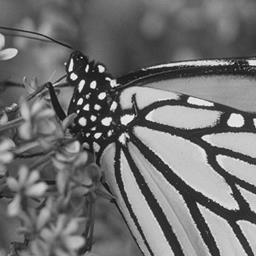
%> input picture images/0.jpg, 256 x 256 px
$ octave --eval "main6_6;"   (GNU Octave 9; MATLAB toolbox functions it lacks are replaced by stand-ins)
%> lines starting %> are read from the running program, lines starting %| are printed output that depends on the picture
function main6_6()
    % Memilih citra
    imgId = input('Masukkan nama file gambar: ', 's');
%> the answer given: ../images/0.jpg
    basepath = '../images/';
    img = imread(strcat(basepath, imgId));
%> img is the input picture: size 256x256x3 uint8; min 0, max 254, mean 112.5

    % Jika gambar adalah RGB, konversi ke grayscale
    if size(img, 3) == 3
        f = rgb2gray(img);
    else
        f = img;
    end

    % Lakukan transformasi Fourier
    F = fft2(f);
    F = fftshift(F); % Pindahkan asal transformasi ke pusat
    S2 = log(1 + abs(F)); % Hitung magnitudo dan gunakan log untuk menerangi tampilan
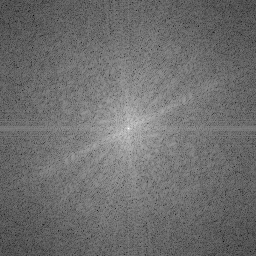
%> S2: size 256x256 double; min 1.32, max 15.81, mean 7.6; drawn with min black and max white

    % Buang frekuensi yang mengganggu (Notch Filter berbentuk blok)
    % Definisikan area frekuensi yang akan di-nol-kan (dihilangkan)
    cols = [1, 101, 201, 301, 401, 501, 601, 701, 801, 901, 1000];
    rows1 = [1, 134, 267, 400, 533, 666];
    rows2 = [68, 201, 334, 467, 600];

    rad = 9;

    for j = cols(2:end-1)
        for i = 1:666
            if j == 501
                if abs(i-333) > 20
                    F(i, j-1:j+1) = 0;
                end
            end
        end
    end

    for j = 1:length(cols)
        if mod(j, 2) == 1
            current_rows = rows1;
        else
            current_rows = rows2;
        end

        col_index = cols(j);

        for row = current_rows
            if row == 334 && col_index == 501
            else
                row_start = max(row - rad, 1);
                row_end = min(row + rad, size(F, 1));

                if col_index == 1
                    F(row_start:row_end, col_index:col_index + rad) = 0;
                elseif col_index == 1000
                    F(row_start:row_end, col_index - rad:col_index) = 0;
                else
                    F(row_start:row_end, col_index - rad:col_index) = 0;
                end
            end
        end
    end
%> after the loop, current_rows = [1 134 267 400 533 666]; row_end = 666; row_start = 657

    % Hasil Fourier setelah *notch filter*
    S2_filtered = log(1 + abs(F));
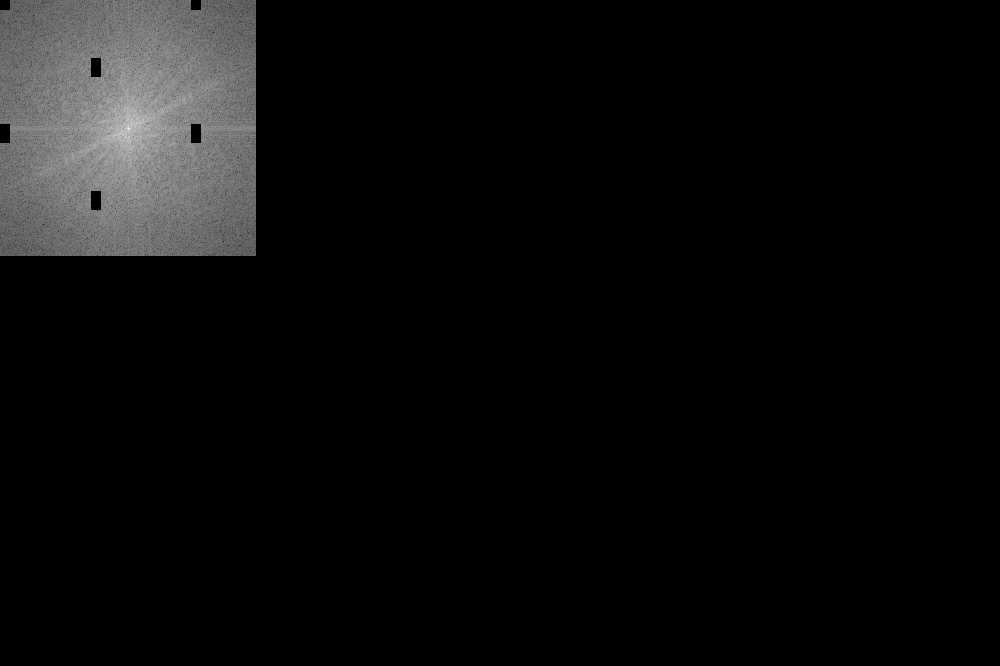
%> S2_filtered: size 666x1000 double; min 0, max 15.81, mean 0.737; drawn with min black and max white

    % Ambil bagian real dari inverse FFT of G
    G = real(ifft2(ifftshift(F))); % Terapkan inverse Fourier Transform
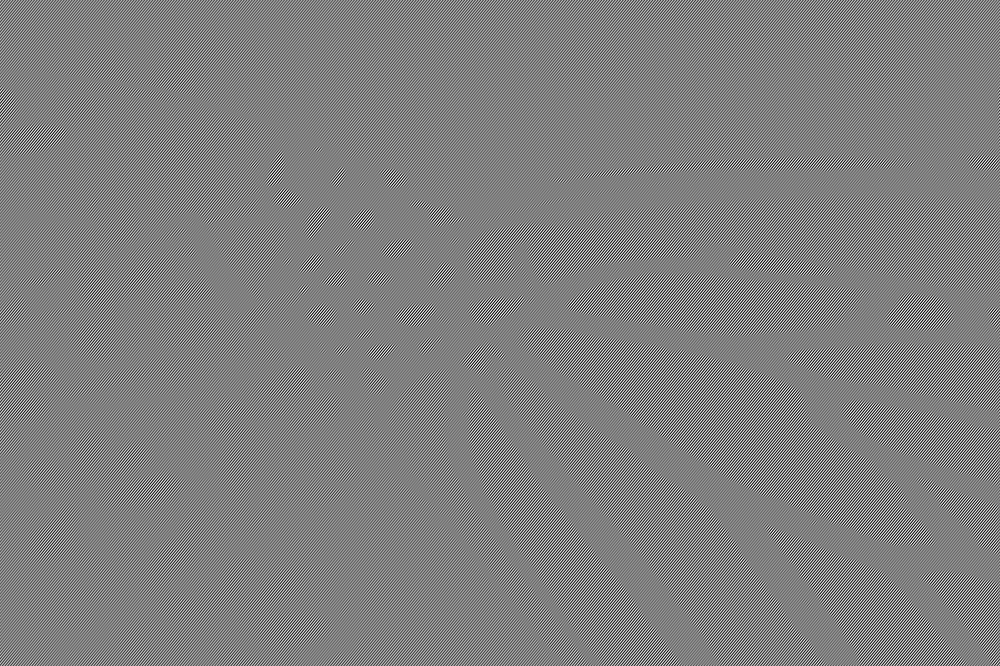
%> G: size 666x1000 double; min -25.02, max 24.78, mean 0; drawn with min black and max white

    % Buat subplot untuk menampilkan semua citra
    figure('Position', [100, 100, 800, 800]);

    % Tampilkan citra asli
    subplot(2, 2, 1);
    imshow(f, []); title('Citra Input');

    % Tampilkan spektrum Fourier sebelum *notch filter*
    subplot(2, 2, 2);
    imshow(S2, []); title('Fourier Spectrum Sebelum Notch Filter');

    % Tampilkan spektrum Fourier setelah *notch filter*
    subplot(2, 2, 3);
    imshow(S2_filtered, []); title('Fourier Spectrum Setelah Notch Filter');

    % Tampilkan hasil akhir setelah penerapan *notch filter*
    subplot(2, 2, 4);
    imshow(G, []); title('Citra Output Setelah Notch Filter');
end

$ run again, on images/10.jpg
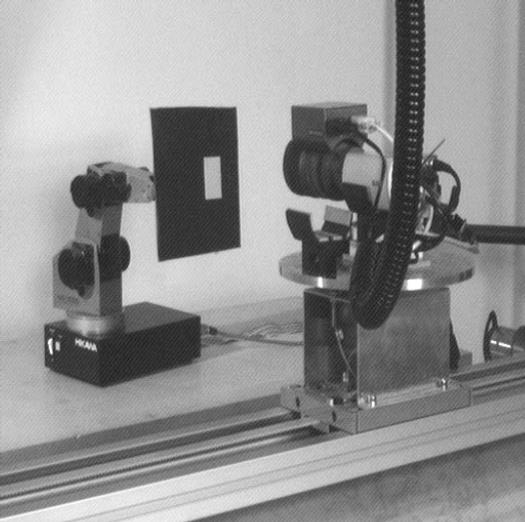
%> input picture images/10.jpg, 525 x 522 px
%> in main6_6, img is the input picture: size 522x525x3 uint8; min 21, max 255, mean 145.4
%> in main6_6, `S2 = log(1 + abs(F));`:
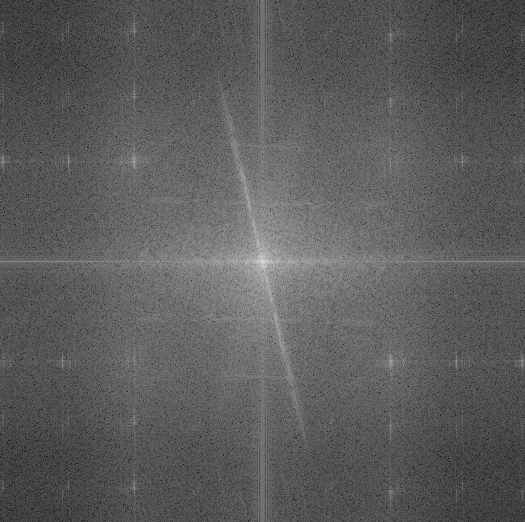
%> S2: size 522x525 double; min 1.44, max 17.5, mean 7.26; drawn with min black and max white
%> after the loop in main6_6, `for j = 1:length(cols)`: current_rows = [1 134 267 400 533 666]; row_end = 666; row_start = 657
%> in main6_6, `S2_filtered = log(1 + abs(F));`:
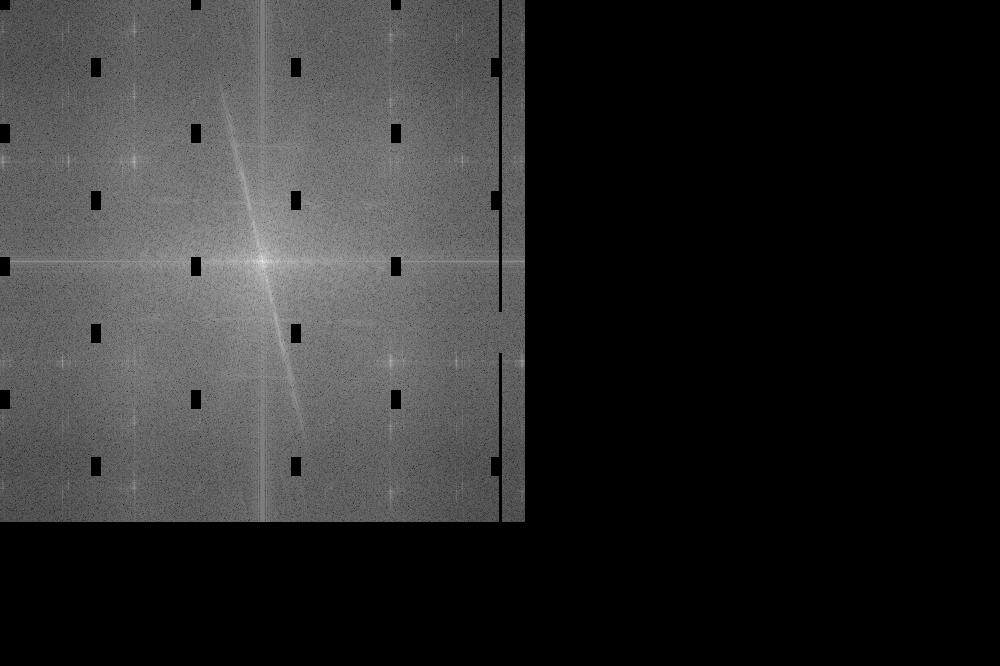
%> S2_filtered: size 666x1000 double; min 0, max 17.5, mean 2.93; drawn with min black and max white

$ run again, on images/11.jpg
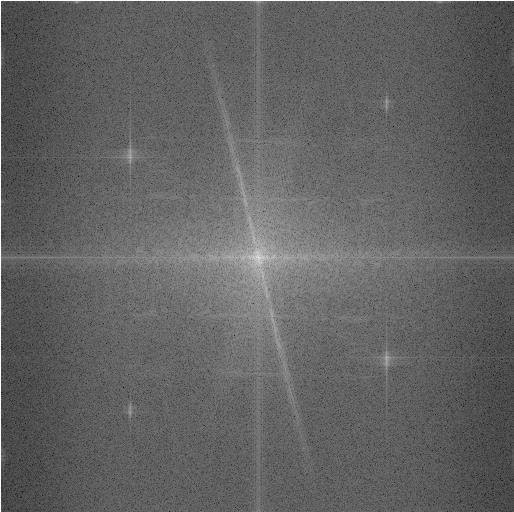
%> input picture images/11.jpg, 514 x 512 px
%> in main6_6, img is the input picture: size 512x514x3 uint8; min 12, max 255, mean 98.2
%> in main6_6, `S2 = log(1 + abs(F));`:
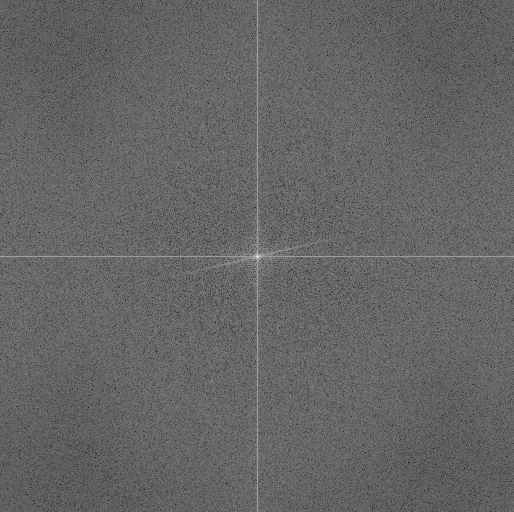
%> S2: size 512x514 double; min 2.22, max 17.07, mean 8.12; drawn with min black and max white
%> after the loop in main6_6, `for j = 1:length(cols)`: current_rows = [1 134 267 400 533 666]; row_end = 666; row_start = 657
%> in main6_6, `S2_filtered = log(1 + abs(F));`:
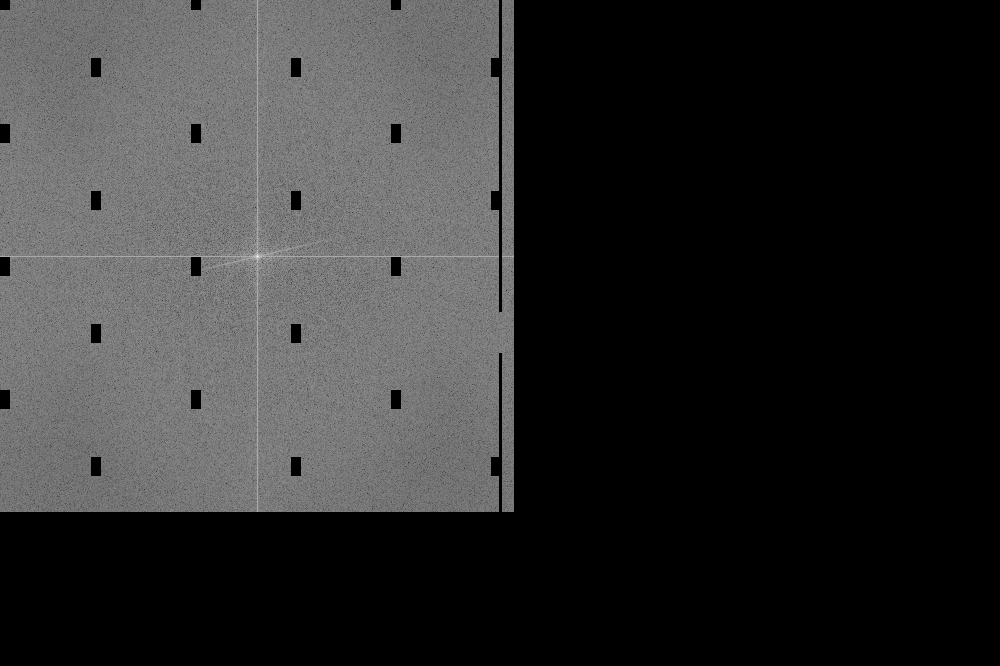
%> S2_filtered: size 666x1000 double; min 0, max 17.07, mean 3.14; drawn with min black and max white

$ run again, on images/12.jpg
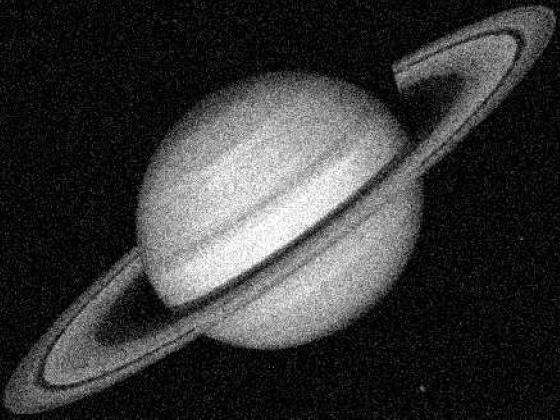
%> input picture images/12.jpg, 560 x 420 px
%> in main6_6, img is the input picture: size 420x560x3 uint8; min 0, max 255, mean 56
%> in main6_6, `S2 = log(1 + abs(F));`:
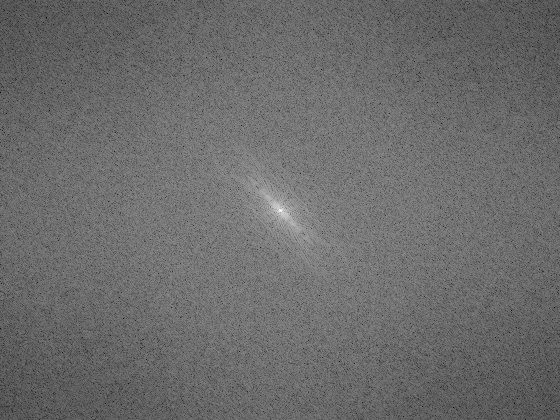
%> S2: size 420x560 double; min 2.39, max 16.39, mean 8.31; drawn with min black and max white
%> after the loop in main6_6, `for j = 1:length(cols)`: current_rows = [1 134 267 400 533 666]; row_end = 666; row_start = 657
%> in main6_6, `S2_filtered = log(1 + abs(F));`:
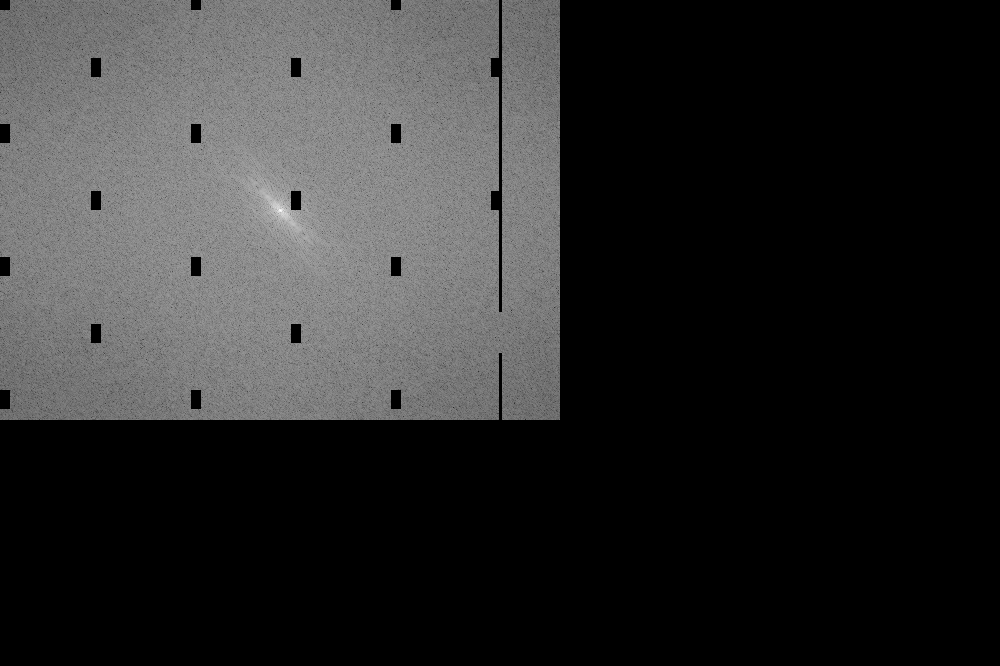
%> S2_filtered: size 666x1000 double; min 0, max 16.39, mean 2.88; drawn with min black and max white
